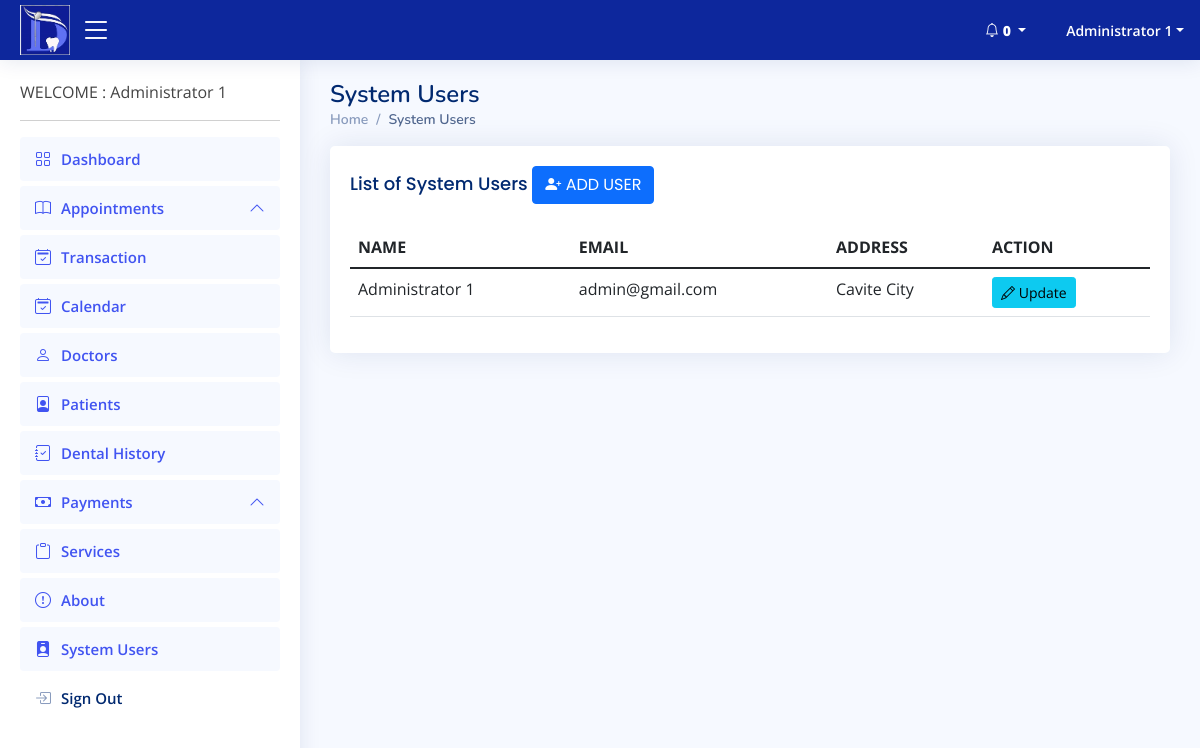
Page /admin/users.php (signed in) on the committed database.
### tables this page shows
CREATE TABLE `tbl_signup` (
  `id` int(11) NOT NULL,
  `firstname` varchar(100) NOT NULL,
  `lastname` varchar(100) NOT NULL,
  `sex` varchar(10) NOT NULL,
  `birthday` varchar(100) NOT NULL,
  `address` varchar(250) NOT NULL,
  `email` varchar(250) NOT NULL,
  `password` varchar(250) NOT NULL,
  `pass` varchar(100) NOT NULL,
  `type` varchar(250) NOT NULL,
  `is_balance` int(1) NOT NULL,
  `is_confirm` int(11) NOT NULL,
  `date_registered` timestamp NOT NULL DEFAULT current_timestamp()
);

### controller/admin-users.php (called while the page is built, shortened)
<?php
include('database.php');
$tbl_signup = $mysqli->query("SELECT * from tbl_signup where type='admin'");

### admin/users.php (the view, shortened to what this page needs)
<?php include('header.php'); include('nav.php'); include('../controller/admin-users.php');?>
  <main id="main" class="main">
    <div class="pagetitle">
      <h1>System Users</h1>
      <nav>
        <ol class="breadcrumb">
          <li class="breadcrumb-item"><a href="index.php">Home</a></li>
          <li class="breadcrumb-item active">System Users</li>
        </ol>
      </nav>
    </div>
    <section class="section">
      <div class="row">
        <div class="col-lg-12">
          <div class="card">
            <div class="card-body">
              <h5 class="card-title">List of System Users  <button class="btn btn-primary" data-bs-toggle="modal" data-bs-target="#adduser">  <i class="bi bi-person-plus-fill"></i> ADD USER </button></h5>
              <table class="table datatable">
                <thead>
                  <tr>
                    <th scope="col" class="text-start"> NAME  </th>
                    <th scope="col" class="text-start"> EMAIL</th>
                    <th scope="col" class="text-start"> ADDRESS</th>
                    <th scope="col" class="text-start"> ACTION </th>
                  </tr>
                </thead>
                <tbody>
				<?php while($val = $tbl_signup->fetch_object()){ ?>
                  <tr>
                    <td class="text-start"><?php echo $val->firstname .' '. $val->lastname;?></td>
                    <td class="text-start"><?php echo $val->email;?></td>
                    <td class="text-start"><?php echo $val->address;?></td>
                    <td class="text-start">
						<a href="edit-user.php?data=<?php echo $val->id;?>"><button class="btn btn-info btn-sm edit-user"><i class="bi bi-pencil"></i> Update </button></a>
					</td>
                  </tr>
				<?php } ?>
                </tbody>
              </table>
            </div>
          </div>
        </div>
      </div>
    </section>
  </main>
<?php include('footer.php');?>

### page/back/css/style.css (style rules this page uses)
:root { scroll-behavior: smooth; }
body { font-family: "Open Sans", sans-serif; background: #f6f9ff; color: #444444; }
a { color: #4154f1; text-decoration: none; }
h1, h2, h3, h4, h5, h6 { font-family: "Nunito", sans-serif; }
#main { margin-top: 60px; padding: 20px 30px; transition: all 0.3s; }
.pagetitle { margin-bottom: 10px; }
.pagetitle h1 { font-size: 24px; margin-bottom: 0; font-weight: 600; color: #012970; }
.card { margin-bottom: 30px; border: none; border-radius: 5px; box-shadow: 0px 0 30px rgba(1, 41, 112, 0.1); overflow: hidden; }
.card-title { padding: 20px 0 15px 0; font-size: 18px; font-weight: 500; color: #012970; font-family: "Poppins", sans-serif; }
.card-body { padding: 0 20px 20px 20px; }
.breadcrumb { font-size: 14px; font-family: "Nunito", sans-serif; color: #899bbd; font-weight: 600; }
.breadcrumb a { color: #899bbd; transition: 0.3s; }
.breadcrumb .breadcrumb-item::before { color: #899bbd; }
.breadcrumb .active { color: #51678f; font-weight: 600; }
@media (min-width: 1200px) { #main, #footer { margin-left: 300px; } }

### rows in the picture
tbl_signup: firstname "Administrator", lastname "1", email "admin@gmail.com", address "Cavite City"

### other values in the picture
$row_cnt "0"
$_SESSION['name'] "Administrator 1"
